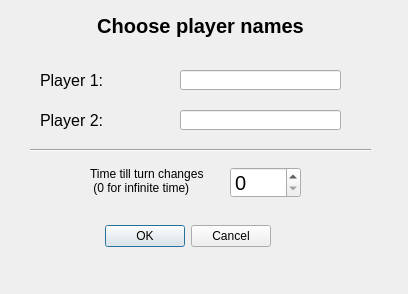
<?xml version="1.0" encoding="UTF-8"?>
<ui version="4.0">
 <class>Dialog</class>
 <widget class="QDialog" name="Dialog">
  <property name="geometry">
   <rect>
    <x>0</x>
    <y>0</y>
    <width>408</width>
    <height>294</height>
   </rect>
  </property>
  <property name="windowTitle">
   <string>Dialog</string>
  </property>
  <widget class="QDialogButtonBox" name="buttonBox">
   <property name="geometry">
    <rect>
     <x>-70</x>
     <y>220</y>
     <width>341</width>
     <height>32</height>
    </rect>
   </property>
   <property name="orientation">
    <enum>Qt::Horizontal</enum>
   </property>
   <property name="standardButtons">
    <set>QDialogButtonBox::Cancel|QDialogButtonBox::Ok</set>
   </property>
  </widget>
  <widget class="QLabel" name="label">
   <property name="geometry">
    <rect>
     <x>10</x>
     <y>10</y>
     <width>381</width>
     <height>31</height>
    </rect>
   </property>
   <property name="font">
    <font>
     <pointsize>15</pointsize>
     <weight>75</weight>
     <bold>true</bold>
    </font>
   </property>
   <property name="text">
    <string>Choose player names</string>
   </property>
   <property name="alignment">
    <set>Qt::AlignCenter</set>
   </property>
  </widget>
  <widget class="QLabel" name="label_2">
   <property name="geometry">
    <rect>
     <x>40</x>
     <y>70</y>
     <width>101</width>
     <height>21</height>
    </rect>
   </property>
   <property name="font">
    <font>
     <pointsize>12</pointsize>
    </font>
   </property>
   <property name="text">
    <string>Player 1:</string>
   </property>
  </widget>
  <widget class="QLabel" name="label_3">
   <property name="geometry">
    <rect>
     <x>40</x>
     <y>110</y>
     <width>121</width>
     <height>21</height>
    </rect>
   </property>
   <property name="font">
    <font>
     <pointsize>12</pointsize>
    </font>
   </property>
   <property name="text">
    <string>Player 2:</string>
   </property>
  </widget>
  <widget class="QLineEdit" name="pl1_text">
   <property name="geometry">
    <rect>
     <x>180</x>
     <y>70</y>
     <width>161</width>
     <height>20</height>
    </rect>
   </property>
  </widget>
  <widget class="QLineEdit" name="pl2_text">
   <property name="geometry">
    <rect>
     <x>180</x>
     <y>110</y>
     <width>161</width>
     <height>20</height>
    </rect>
   </property>
  </widget>
  <widget class="QLabel" name="label_4">
   <property name="geometry">
    <rect>
     <x>90</x>
     <y>160</y>
     <width>131</width>
     <height>41</height>
    </rect>
   </property>
   <property name="font">
    <font>
     <pointsize>9</pointsize>
    </font>
   </property>
   <property name="text">
    <string>Time till turn changes 
 (0 for infinite time)</string>
   </property>
  </widget>
  <widget class="Line" name="line">
   <property name="geometry">
    <rect>
     <x>30</x>
     <y>140</y>
     <width>341</width>
     <height>20</height>
    </rect>
   </property>
   <property name="orientation">
    <enum>Qt::Horizontal</enum>
   </property>
  </widget>
  <widget class="QSpinBox" name="TimerspinBox">
   <property name="geometry">
    <rect>
     <x>230</x>
     <y>167</y>
     <width>71</width>
     <height>31</height>
    </rect>
   </property>
   <property name="font">
    <font>
     <pointsize>15</pointsize>
    </font>
   </property>
   <property name="singleStep">
    <number>5</number>
   </property>
  </widget>
 </widget>
 <resources/>
 <connections>
  <connection>
   <sender>buttonBox</sender>
   <signal>accepted()</signal>
   <receiver>Dialog</receiver>
   <slot>accept()</slot>
   <hints>
    <hint type="sourcelabel">
     <x>248</x>
     <y>254</y>
    </hint>
    <hint type="destinationlabel">
     <x>157</x>
     <y>274</y>
    </hint>
   </hints>
  </connection>
  <connection>
   <sender>buttonBox</sender>
   <signal>rejected()</signal>
   <receiver>Dialog</receiver>
   <slot>reject()</slot>
   <hints>
    <hint type="sourcelabel">
     <x>316</x>
     <y>260</y>
    </hint>
    <hint type="destinationlabel">
     <x>286</x>
     <y>274</y>
    </hint>
   </hints>
  </connection>
 </connections>
</ui>
